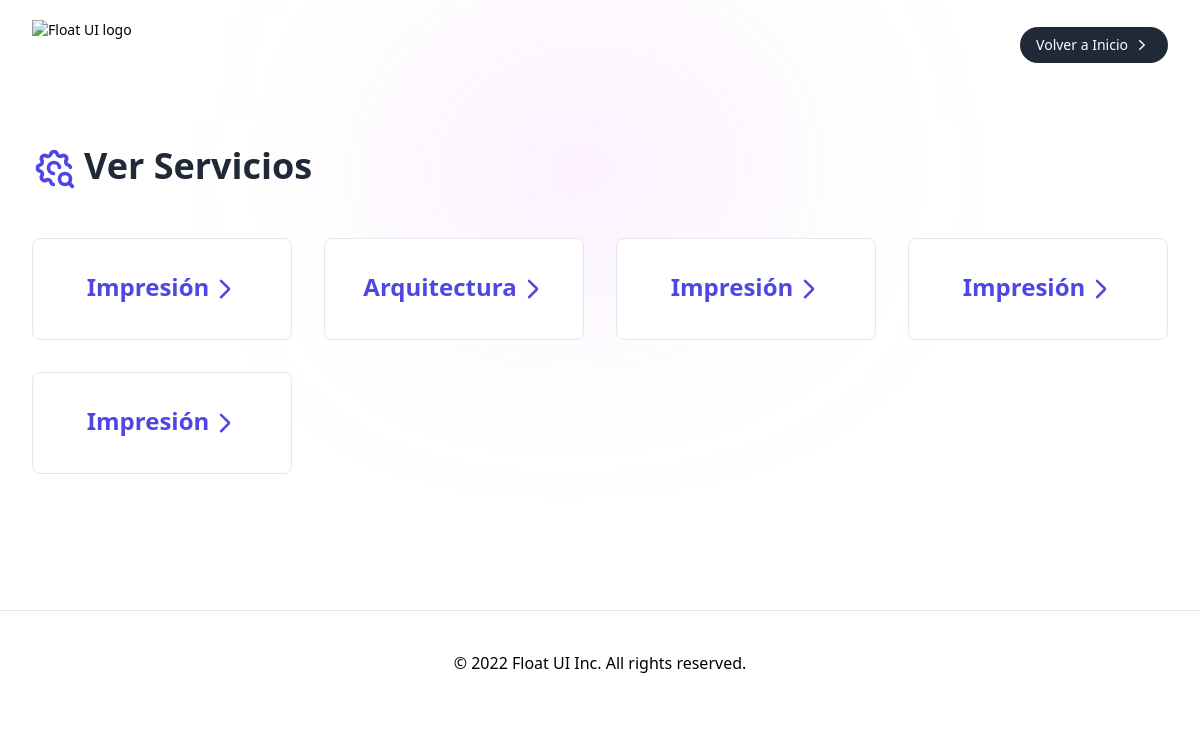
/customer/services/, run on the app's committed database.
### business/models.py (models this page shows, shortened)
class Services(models.Model):
    name = models.CharField(max_length=255, choices=list_service, default="Impresión")
    is_active = models.BooleanField(default=False)
    creation_date = models.DateTimeField(auto_now_add=True)
    update_date = models.DateTimeField(auto_now=True)
    user = models.ForeignKey(User, on_delete=models.CASCADE, related_name='user_services')

### customer/views.py (the view, shortened to what this page needs)
# urls.py: path('services/', services, name='services_customer'),
def services(request):
    if request.method == 'GET':
        try:
            services = Services.objects.all()
            return render(request, "services_customer.html", {
                'services': services
            })
        except:
            return render(request, "services_customer.html", {
                'error': 'a ocurrido un error'
            })

### customer/templates/services_customer.html (shortened to what this page needs)
{% extends 'base_customer.html' %}
{% block contenido %}
    <section class="relative py-14">
        <div class="absolute inset-0 max-w-xs mx-auto h-44 blur-[118px]" style="background: linear-gradient(152.92deg, rgba(192, 132, 252, 0.2) 4.54%, rgba(232, 121, 249, 0.26) 34.2%, rgba(192, 132, 252, 0.1) 77.55%);"></div>
        <div class="max-w-screen-xl mx-auto px-4 text-gray-600 md:px-8">
          <div class="relative max-w-2xl">
            <div class="relative z-10 flex justify-start items-center">
              <h3 class="pb-1 text-gray-800 text-3xl font-semibold sm:text-4xl">Ver Servicios</h3>
            </div>
          </div>
          <div class="relative mt-12">
            <ul class="grid gap-8 sm:grid-cols-2 lg:grid-cols-4">
              {% for service in services %}
              {% if service.is_active == True  %}
                <li class="bg-white border rounded-lg">
                    <a href="{% url 'add_orders_customer' service.name service.id %}" class="p-8 w-full h-full hover:bg-indigo-100 transition duration-300 rounded-lg flex flex-col justify-between items-center  ">
                    <p class="flex justify-center items-center gap-x-1 text-2xl font-semibold text-indigo-600">
                        <span class="mb-1">{{ service.name }}</span>
                        <svg xmlns="http://www.w3.org/2000/svg" width="24" height="24" viewBox="0 0 24 24"><path fill="#4f46e5" d="m14.475 12l-7.35-7.35q-.375-.375-.363-.888t.388-.887t.888-.375t.887.375l7.675 7.7q.3.3.45.675t.15.75t-.15.75t-.45.675l-7.7 7.7q-.375.375-.875.363T7.15 21.1t-.375-.888t.375-.887z"/></svg></p>
                    </a>
                </li>
                {% endif %}
              {% endfor %}
            </ul>
          </div>
        </div>
      </section>
{% endblock %}

### static/style.css (style rules this page uses)
* { scroll-behavior: smooth; }

### data on the page
Services: name "Impresión"
Services: name "Arquitectura"
Services: name "Impresión"
Services: name "Impresión"
Services: name "Impresión"
